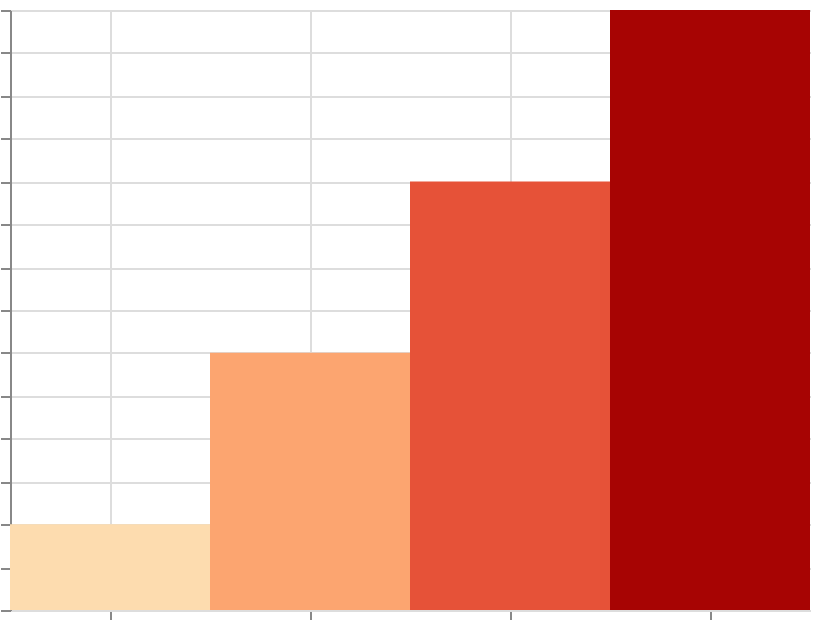

Specify this chart in Vega-Lite:
### Vega specification from a JSON file in a GitHub repository (floating-point values rounded to 4 significant figures)
{"$schema": "https://vega.github.io/schema/vega/v6.json", "width": 400, "height": 300, "padding": 5, "autosize": "none", "data": [{"name": "table", "values": [{"cat": "A", "val": 10}, {"cat": "B", "val": 30}, {"cat": "C", "val": 50}, {"cat": "D", "val": 70}]}], "scales": [{"name": "x", "type": "band", "domain": {"data": "table", "field": "cat", "sort": true}, "range": "width"}, {"name": "y", "type": "linear", "domain": {"data": "table", "field": "val"}, "range": [{"signal": "height"}, 0], "zero": true, "nice": true}, {"name": "color", "type": "linear", "domain": {"data": "table", "field": "val"}, "range": {"scheme": "orangered"}}], "marks": [{"type": "rect", "from": {"data": "table"}, "encode": {"update": {"x": {"scale": "x", "field": "cat"}, "width": {"scale": "x", "band": 1}, "y": {"scale": "y", "field": "val"}, "y2": {"scale": "y", "value": 0}, "fill": {"scale": "color", "field": "val"}}}}], "axes": [{"scale": "x", "orient": "bottom", "grid": true, "labels": false}, {"scale": "y", "orient": "left", "grid": true, "labels": false}], "legends": [{"fill": "color"}]}
